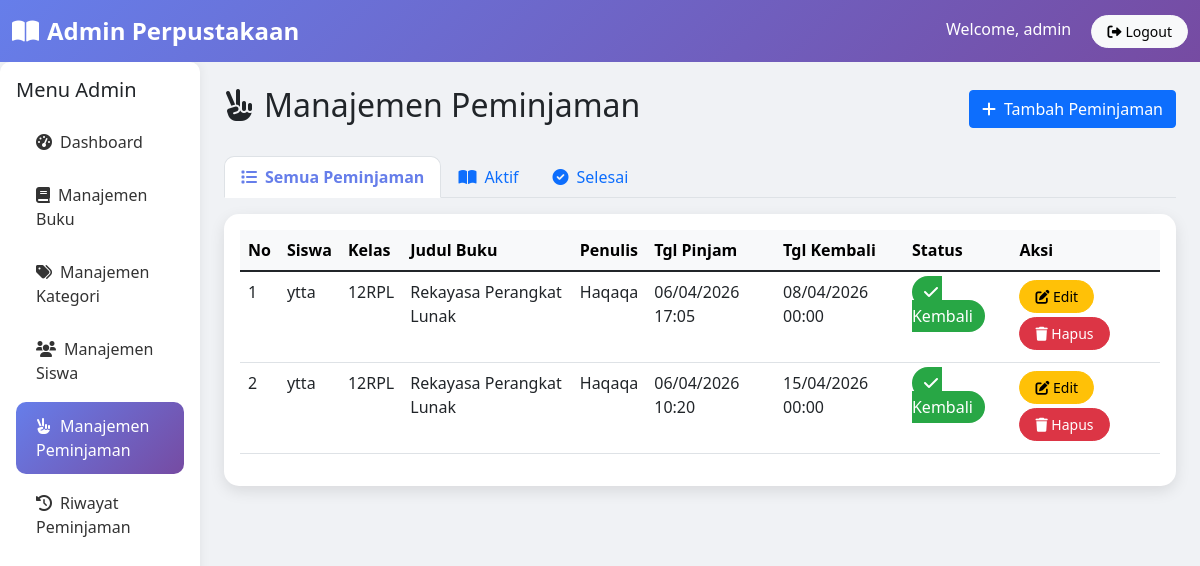
The page /RILLCUY/admin/peminjaman.php (signed in) on the database its author committed.
### tables this page shows
CREATE TABLE `peminjaman` (
  `id_peminjaman` int(11) NOT NULL,
  `id_siswa` int(11) NOT NULL,
  `id_buku` int(11) NOT NULL,
  `tanggal_peminjaman` datetime NOT NULL,
  `tanggal_kembali` datetime DEFAULT NULL,
  `status` enum('dipinjam','kembali','telat') NOT NULL DEFAULT 'dipinjam'
);

CREATE TABLE `anggota` (
  `id_anggota` int(11) NOT NULL,
  `nisn` varchar(15) NOT NULL,
  `nama_lengkap` varchar(100) NOT NULL,
  `jenis_kelamin` enum('Laki-laki','Perempuan') NOT NULL,
  `kelas` varchar(10) NOT NULL,
  `alamat` text NOT NULL,
  `nomor_tlp` varchar(15) DEFAULT NULL,
  `create_at` timestamp NOT NULL DEFAULT current_timestamp()
);

CREATE TABLE `buku` (
  `id_buku` int(11) NOT NULL,
  `isbn` varchar(15) NOT NULL,
  `judul` varchar(100) NOT NULL,
  `penulis` varchar(150) NOT NULL,
  `penerbit` varchar(200) NOT NULL,
  `tahun_terbit` year(4) NOT NULL,
  `kategori` int(11) NOT NULL,
  `cover` varchar(255) DEFAULT NULL,
  `deskripsi` text DEFAULT NULL,
  `stok` int(11) NOT NULL,
  `create_at` timestamp NOT NULL DEFAULT current_timestamp()
);

### RILLCUY/admin/peminjaman.php (the view, shortened to what this page needs)
<?php
require_once '../config/database.php';
$query_semua = "SELECT p.*, a.nama_lengkap, a.kelas, b.judul, b.penulis
                FROM peminjaman p
                JOIN anggota a ON p.id_siswa = a.id_anggota
                JOIN buku b ON p.id_buku = b.id_buku
                ORDER BY p.tanggal_peminjaman DESC";
$result_semua = mysqli_query($conn, $query_semua);
?>
<!DOCTYPE html>
<html lang="id">
<head>
    <link href="https://cdn.jsdelivr.net/npm/bootstrap@5.1.3/dist/css/bootstrap.min.css" rel="stylesheet">
    <link rel="stylesheet" href="https://cdnjs.cloudflare.com/ajax/libs/font-awesome/6.0.0/css/all.min.css">
</head>
<body>
<nav class="navbar navbar-custom navbar-expand-lg">
    <div class="container-fluid">
        <a class="navbar-brand" href="dashboard.php"><i class="fas fa-book-open me-2"></i>Admin Perpustakaan</a>
        <div class="ms-auto">
            <span class="text-white me-3">Welcome, <?php echo $_SESSION['username']; ?></span>
            <a href="../logout.php" class="btn btn-light btn-sm"><i class="fas fa-sign-out-alt me-1"></i>Logout</a>
        </div>
    </div>
</nav>
<div class="container-fluid">
    <div class="row">
        <div class="col-md-2 p-0">
            <div class="sidebar p-3">
                <h5 class="mb-3">Menu Admin</h5>
                <a href="dashboard.php" class="nav-link"><i class="fas fa-tachometer-alt me-2"></i>Dashboard</a>
                <a href="buku.php" class="nav-link"><i class="fas fa-book me-2"></i>Manajemen Buku</a>
                <a href="kategori.php" class="nav-link"><i class="fas fa-tags me-2"></i>Manajemen Kategori</a>
                <a href="siswa.php" class="nav-link"><i class="fas fa-users me-2"></i>Manajemen Siswa</a>
                <a href="peminjaman.php" class="nav-link active"><i class="fas fa-hand-peace me-2"></i>Manajemen Peminjaman</a>
                <a href="riwayat.php" class="nav-link"><i class="fas fa-history me-2"></i>Riwayat Peminjaman</a>
            </div>
        </div>
        <div class="col-md-10 p-4">
            <div class="d-flex justify-content-between align-items-center mb-4">
                <h2><i class="fas fa-hand-peace me-2"></i>Manajemen Peminjaman</h2>
                <button class="btn btn-primary" data-bs-toggle="modal" data-bs-target="#addModal">
                    <i class="fas fa-plus me-2"></i>Tambah Peminjaman
                </button>
            </div>
            <ul class="nav nav-tabs mb-3">
                <li class="nav-item"><a class="nav-link active" data-bs-toggle="tab" href="#semua"><i class="fas fa-list me-2"></i>Semua Peminjaman</a></li>
                <li class="nav-item"><a class="nav-link" data-bs-toggle="tab" href="#aktif"><i class="fas fa-book-open me-2"></i>Aktif</a></li>
                <li class="nav-item"><a class="nav-link" data-bs-toggle="tab" href="#riwayat"><i class="fas fa-check-circle me-2"></i>Selesai</a></li>
            </ul>
            <div class="tab-content">
                <div class="tab-pane fade show active" id="semua">
                    <div class="card">
                        <div class="card-body">
                            <div class="table-responsive">
                                <table class="table table-hover">
                                    <thead class="table-light">
                                        <tr><th>No</th><th>Siswa</th><th>Kelas</th><th>Judul Buku</th><th>Penulis</th><th>Tgl Pinjam</th><th>Tgl Kembali</th><th>Status</th><th>Aksi</th></tr>
                                    </thead>
                                    <tbody>
                                        <?php $no=1; while($p = mysqli_fetch_assoc($result_semua)):
                                        ?>
                                        <tr>
                                            <td><?php echo $no++; ?></td>
                                            <td><?php echo $p['nama_lengkap']; ?></td>
                                            <td><?php echo $p['kelas']; ?></td>
                                            <td><?php echo $p['judul']; ?></td>
                                            <td><?php echo $p['penulis']; ?></td>
                                            <td><?php echo date('d/m/Y H:i', strtotime($p['tanggal_peminjaman'])); ?></td>
                                            <td><?php echo $p['tanggal_kembali'] ? date('d/m/Y H:i', strtotime($p['tanggal_kembali'])) : '-'; ?></td>
                                            <td><?php if($p['status']=='dipinjam') echo '<span class="badge-dipinjam"><i class="fas fa-book me-1"></i>Dipinjam</span>';
                                                elseif($p['status']=='telat') echo '<span class="badge-telat"><i class="fas fa-exclamation-triangle me-1"></i>Telat</span>';
                                                else echo '<span class="badge-kembali"><i class="fas fa-check me-1"></i>Kembali</span>'; ?>
                                            </td>
                                            <td>
                                                <button class="btn btn-sm btn-warning mb-1 btn-edit"
                                                    data-id="<?php echo $p['id_peminjaman']; ?>"
                                                    data-siswa="<?php echo $p['id_siswa']; ?>"
                                                    data-buku="<?php echo $p['id_buku']; ?>"
                                                    data-tanggal_pinjam="<?php echo date('Y-m-d\TH:i', strtotime($p['tanggal_peminjaman'])); ?>"
                                                    data-tanggal_kembali="<?php echo $p['tanggal_kembali'] ? date('Y-m-d\TH:i', strtotime($p['tanggal_kembali'])) : ''; ?>"
                                                    data-status="<?php echo $p['status']; ?>">
                                                    <i class="fas fa-edit"></i> Edit
                                                </button>
                                                <button class="btn btn-sm btn-danger mb-1 btn-delete" data-id="<?php echo $p['id_peminjaman']; ?>">
                                                    <i class="fas fa-trash"></i> Hapus
                                                </button>
                                            </td>
                                        </tr>
                                        <?php endwhile; if(mysqli_num_rows($result_semua)==0): ?><tr><td colspan="9" class="text-center py-5">Belum ada data peminjaman</td></tr><?php endif; ?>
                                    </tbody>
                                </table>
                            </div>
                        </div>
                    </div>
                </div>
            </div>
        </div>
    </div>
</div>
</body>
</html>

### RILLCUY/admin/peminjaman.php (style rules this page uses)
body { background-color: #f0f2f5; font-family: 'Segoe UI', Tahoma, Geneva, Verdana, sans-serif; }
.navbar-custom { background: linear-gradient(135deg, #667eea 0%, #764ba2 100%); }
.navbar-custom .navbar-brand { color: white; font-weight: bold; font-size: 1.5rem; }
.sidebar { background: white; min-height: 100vh; box-shadow: 2px 0 10px rgba(0,0,0,0.05); border-radius: 10px; }
.sidebar .nav-link { color: #333; padding: 12px 20px; margin: 5px 0; border-radius: 10px; transition: all 0.3s; }
.sidebar .nav-link:hover, .sidebar .nav-link.active { background: linear-gradient(135deg, #667eea 0%, #764ba2 100%); color: white; }
.card { border-radius: 15px; border: none; box-shadow: 0 5px 15px rgba(0,0,0,0.1); }
.badge-kembali { background-color: #28a745; color: #fff; padding: 5px 12px; border-radius: 20px; }
.btn-sm { border-radius: 20px; padding: 5px 15px; }
.nav-tabs .nav-link { border-radius: 10px 10px 0 0; }
.nav-tabs .nav-link.active { font-weight: bold; color: #667eea; }

### rows shown on the page
peminjaman: id_siswa.nama_lengkap "ytta", id_siswa.kelas "12RPL", id_buku.judul "Rekayasa Perangkat Lunak", id_buku.penulis "Haqaqa", tanggal_peminjaman "06/04/2026 17:05", tanggal_kembali "08/04/2026 00:00", status "kembali" (drawn)
peminjaman: id_siswa.nama_lengkap "ytta", id_siswa.kelas "12RPL", id_buku.judul "Rekayasa Perangkat Lunak", id_buku.penulis "Haqaqa", tanggal_peminjaman "06/04/2026 10:20", tanggal_kembali "15/04/2026 00:00", status "kembali" (drawn)

### other values the page prints
$_SESSION['username'] "admin"
